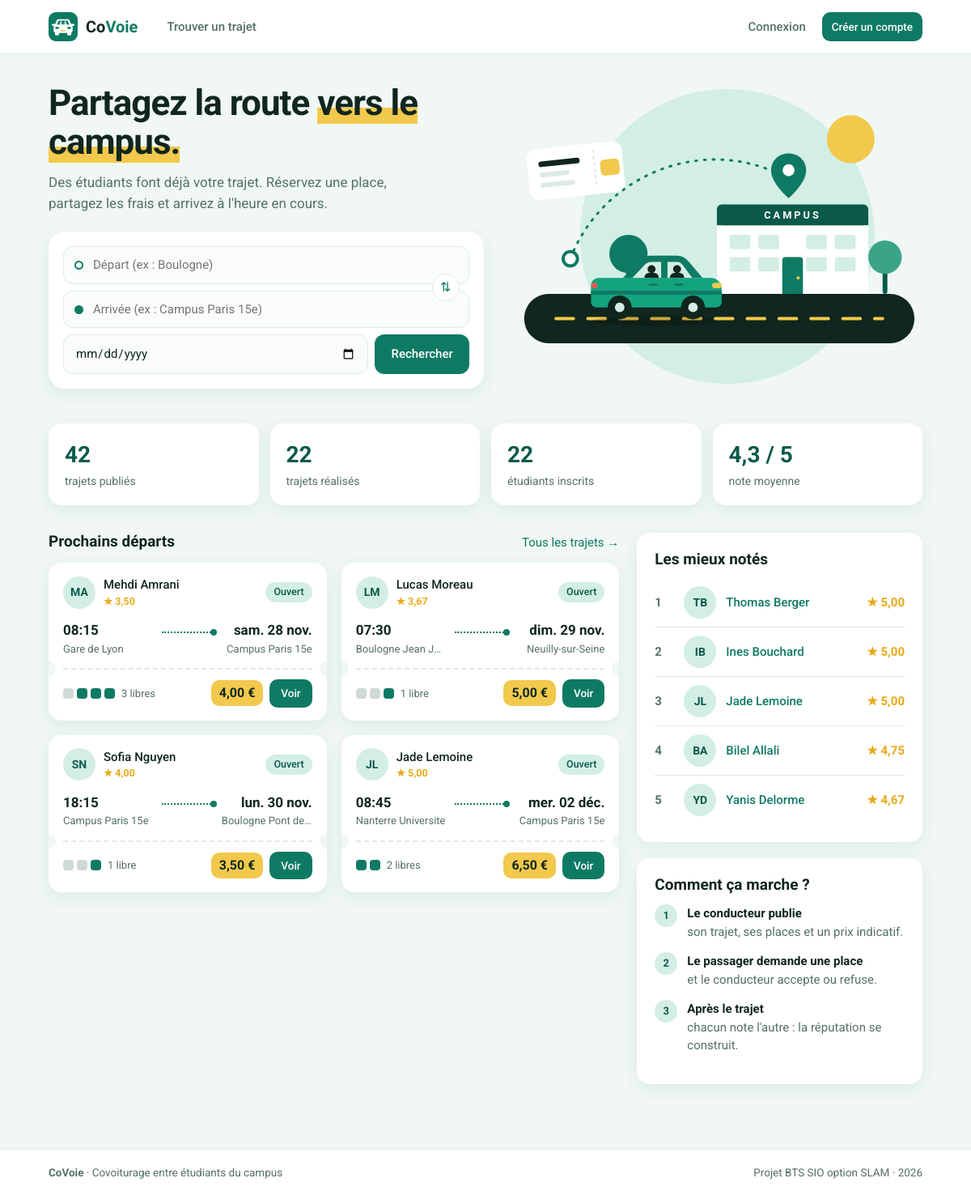
Before: / with the older database file.
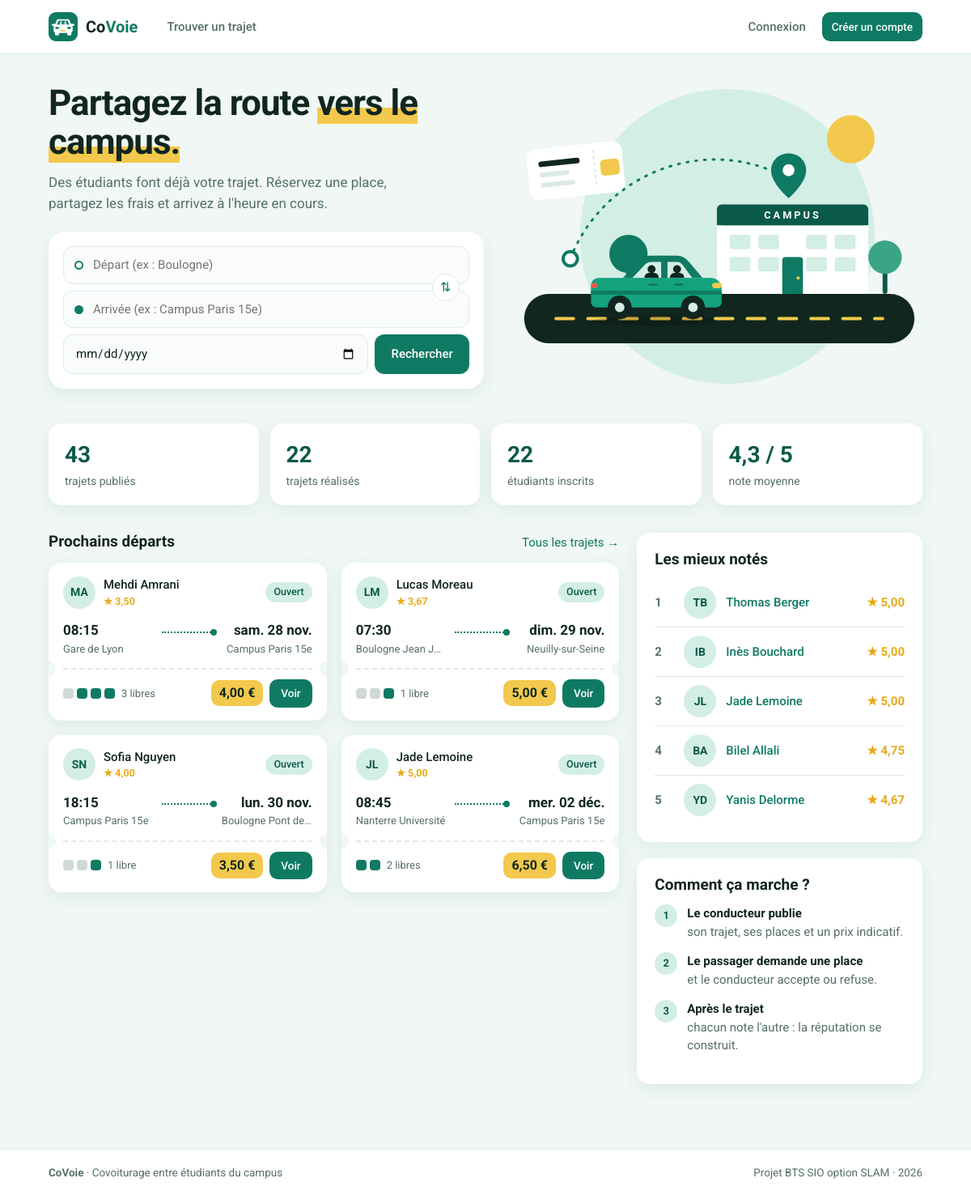
After: the same page with the newer database file.
### tables this page shows
CREATE TABLE trajets (
    id               INT(11)      NOT NULL AUTO_INCREMENT,
    origine          VARCHAR(120) NOT NULL,
    destination      VARCHAR(120) NOT NULL,
    date_heure       DATETIME     NOT NULL,
    places_totales   INT(2)       NOT NULL,
    places_restantes INT(2)       NOT NULL,
    statut           VARCHAR(10)  NOT NULL DEFAULT 'Ouvert',
    prix             DECIMAL(6,2) NOT NULL DEFAULT 0.00,
    id_conducteur    INT(11)      NOT NULL,

    PRIMARY KEY (id),
    KEY recherche (statut, date_heure),

    CONSTRAINT fk_trajet_conducteur
        FOREIGN KEY (id_conducteur) REFERENCES utilisateurs (id)
        ON DELETE CASCADE
);

CREATE TABLE utilisateurs (
    id               INT(11)      NOT NULL AUTO_INCREMENT,
    nom              VARCHAR(100) NOT NULL,
    email            VARCHAR(180) NOT NULL,
    mot_de_passe     VARCHAR(255) NOT NULL,
    role             VARCHAR(10)  NOT NULL DEFAULT 'membre',
    date_inscription DATETIME     NOT NULL,

    PRIMARY KEY (id),
    UNIQUE KEY email_unique (email)
);

### includes/fonctions.php (called while the page is built, shortened)
<?php
function estConnecte(): bool
{
    return isset($_SESSION['utilisateur']);
}
function afficherVue(string $vue, array $donnees = []): void
{
    extract($donnees);
    require 'vues/gabarit/en-tete.php';
    require 'vues/' . $vue . '.php';
    require 'vues/gabarit/pied.php';
}
function e($texte): string
{
    return htmlspecialchars((string) $texte, ENT_QUOTES, 'UTF-8');
}
function formaterHeure(string $date): string
{
    return date('H:i', strtotime($date));
}
function formaterJour(string $date): string
{
    $jours = ['dim.', 'lun.', 'mar.', 'mer.', 'jeu.', 'ven.', 'sam.'];
    $mois = ['janv.', 'févr.', 'mars', 'avr.', 'mai', 'juin', 'juil.', 'août', 'sept.', 'oct.', 'nov.', 'déc.'];
    $horodatage = strtotime($date);
    $jour = $jours[(int) date('w', $horodatage)];
    $nomMois = $mois[(int) date('n', $horodatage) - 1];
    return $jour . ' ' . date('d', $horodatage) . ' ' . $nomMois;
}
function formaterPrix(float $prix): string
{
    return number_format($prix, 2, ',', ' ') . ' €';
}
function formaterNote(?float $note): string
{
    return '★ ' . number_format($note, 2, ',', ' ');
}
function initiales(string $nom): string
{
    $initiales = '';
    foreach (explode(' ', $nom) as $mot) {
        if ($mot !== '') {
            $initiales .= mb_strtoupper(mb_substr($mot, 0, 1));
        }
    }
    return mb_substr($initiales, 0, 2);
}
function lienActif(string $page): string
{
    $pageCourante = 'accueil';
    return '';
}
function libelleStatut(string $statut): string
{
    $libelles = [
        'Ouvert' => 'Ouvert',
        'Complet' => 'Complet',
        'Termine' => 'Terminé',
        'En attente' => 'En attente',
        'Confirmee' => 'Confirmée',
        'Refusee' => 'Refusée'
    ];
    if (isset($libelles[$statut])) {
        return $libelles[$statut];
    }
    return $statut;
}
function classeStatut(string $statut): string
{
    return 'statut-' . strtolower(str_replace(' ', '-', $statut));
}

### controleurs/AccueilController.php (called while the page is built, shortened)
<?php
class AccueilController
{
    public function index(): void
    {
        $stats = Trajet::statistiques(null);
        $nombreMembres = (int) requete('SELECT COUNT(*) FROM utilisateurs')->fetchColumn();
        afficherVue('accueil/index', [
            'titre' => 'Accueil',
            'stats' => $stats,
            'nombreMembres' => $nombreMembres,
            'moyenneGenerale' => Avis::moyenneGenerale(),
            'prochainsTrajets' => Trajet::listerProchains(4),
            'meilleursMembres' => Utilisateur::meilleursMembres(5)
        ]);
    }
}

### index.php (called while the page is built, shortened)
<?php
require_once 'includes/connexion.php';
require_once 'includes/fonctions.php';
require_once 'includes/routes.php';
require_once 'modeles/Trajet.php';
require_once 'controleurs/AccueilController.php';
$page = 'accueil';
$nomMethode = $routes[$page][1];
$controleur = new $nomControleur();
$controleur->$nomMethode();

### modeles/Trajet.php (called while the page is built, shortened)
<?php
class Trajet
{
    public static function listerProchains(int $limite): array
    {
        $sql = self::SELECT_LISTE . " WHERE t.statut = 'Ouvert' AND t.places_restantes > 0 AND t.date_heure > ?
                ORDER BY t.date_heure LIMIT " . (int) $limite;
        return requete($sql, [date('Y-m-d H:i:s')])->fetchAll();
    }
    public static function statistiques(?int $idConducteur): array
    {
        $sql = "SELECT COUNT(*) AS publies,
                       SUM(CASE WHEN statut = 'Termine' THEN 1 ELSE 0 END) AS realises,
                       SUM(CASE WHEN statut = 'Ouvert'  THEN 1 ELSE 0 END) AS ouverts,
                       SUM(CASE WHEN statut = 'Complet' THEN 1 ELSE 0 END) AS complets,
                       SUM(places_totales - places_restantes) AS places_occupees,
                       SUM(places_totales) AS places_totales,
                       AVG(100.0 * (places_totales - places_restantes) / places_totales) AS taux
                FROM trajets";
        $parametres = [];
        $stats = requete($sql, $parametres)->fetch();
        return $stats;
    }
}

### includes/connexion.php (called while the page is built)
<?php
function connexionBdd(): PDO
{
    static $pdo = null;
    if ($pdo === null) {
        $dsn = 'mysql:host=' . BDD_HOTE . ';port=' . BDD_PORT . ';dbname=' . BDD_NOM . ';charset=utf8mb4';
        try {
            $pdo = new PDO($dsn, BDD_UTILISATEUR, BDD_MOT_DE_PASSE, [
                PDO::ATTR_ERRMODE => PDO::ERRMODE_EXCEPTION,
                PDO::ATTR_DEFAULT_FETCH_MODE => PDO::FETCH_ASSOC,
                PDO::ATTR_EMULATE_PREPARES => false
            ]);
        } catch (PDOException $erreur) {
            afficherErreur(500, 'Base de données inaccessible : lancez WAMP et importez sql/covoiturage.sql.');
        }
    }
    return $pdo;
}
function requete(string $sql, array $parametres = []): PDOStatement
{
    $resultat = connexionBdd()->prepare($sql);
    $resultat->execute($parametres);
    return $resultat;
}

### modeles/Utilisateur.php (called while the page is built, shortened)
<?php
class Utilisateur
{
    public static function meilleursMembres(int $limite): array
    {
        $sql = "SELECT u.id, u.nom, AVG(a.note) AS moyenne, COUNT(a.id) AS nb_avis
                FROM utilisateurs u
                JOIN avis a ON a.id_cible = u.id
                GROUP BY u.id, u.nom
                HAVING COUNT(a.id) >= 2
                ORDER BY moyenne DESC, nb_avis DESC
                LIMIT " . (int) $limite;
        return requete($sql)->fetchAll();
    }
}

### vues/gabarit/carte-trajet.php (the view)
<?php
$placesPrises = $t['places_totales'] - $t['places_restantes'];
?>
<article class="billet">
    <div class="billet-haut">
        <div class="conducteur">
            <span class="avatar"><?= e(initiales($t['nom_conducteur'])) ?></span>
            <div>
                <span class="nom"><?= e($t['nom_conducteur']) ?></span>
                <?php if ($t['note_conducteur'] === null) { ?>
                    <small class="note-vide">Pas encore noté</small>
                <?php } else { ?>
                    <small><span class="note"><?= formaterNote((float) $t['note_conducteur']) ?></span></small>
                <?php } ?>
            </div>
            <span class="statut <?= classeStatut($t['statut']) ?>"><?= libelleStatut($t['statut']) ?></span>
        </div>
        <div class="horaire">
            <div class="lieu">
                <b><?= formaterHeure($t['date_heure']) ?></b>
                <span title="<?= e($t['origine']) ?>"><?= e($t['origine']) ?></span>
            </div>
            <div class="trait"></div>
            <div class="lieu arrivee">
                <b><?= formaterJour($t['date_heure']) ?></b>
                <span title="<?= e($t['destination']) ?>"><?= e($t['destination']) ?></span>
            </div>
        </div>
    </div>
    <div class="decoupe"></div>
    <div class="billet-bas">
        <div class="sieges" title="<?= $t['places_restantes'] ?> place(s) libre(s)">
            <?php for ($i = 1; $i <= $t['places_totales']; $i++) { ?>
                <i class="siege<?= $i <= $placesPrises ? ' pris' : '' ?>"></i>
            <?php } ?>
            <span><?= $t['places_restantes'] ?> libre<?= $t['places_restantes'] > 1 ? 's' : '' ?></span>
        </div>
        <div class="actions">
            <span class="tampon"><?= formaterPrix((float) $t['prix']) ?></span>
            <a class="bouton bouton-petit" href="index.php?page=trajet&amp;id=<?= $t['id'] ?>">Voir</a>
        </div>
    </div>
</article>

### vues/gabarit/en-tete.php (shortened to what this page needs)
<!DOCTYPE html>
<html lang="fr">
<head>
    <link rel="stylesheet" href="css/style.css">
</head>
<body>
<header class="entete">
    <div class="conteneur">
        <a class="marque" href="index.php">
            <img src="images/logo.svg" alt="">
            <span>Co<em>Voie</em></span>
        </a>
        <nav class="menu" id="menu">
            <a href="index.php?page=trajets"<?= lienActif('trajets') ?>>Trouver un trajet</a>
            <div class="droite">
                <?php if (estConnecte()) { ?>
                    <a class="moi" href="index.php?page=profil">
                        <span class="avatar"><?= e(initiales(nomConnecte())) ?></span>
                        <?= e(nomConnecte()) ?>
                    </a>
                    <form method="post" action="index.php?page=deconnexion">
                        <?= champCsrf() ?>
                        <button class="bouton bouton-contour bouton-petit" type="submit">Déconnexion</button>
                    </form>
                <?php } else { ?>
                    <a href="index.php?page=connexion"<?= lienActif('connexion') ?>>Connexion</a>
                    <a class="bouton bouton-petit" href="index.php?page=inscription">Créer un compte</a>
                <?php } ?>
            </div>
        </nav>
    </div>
</header>
<main class="conteneur">

### vues/accueil/index.php (shortened to what this page needs)
<section class="hero">
    <div>
        <h1>Partagez la route <em>vers le campus.</em></h1>
        <p class="intro">Des étudiants font déjà votre trajet. Réservez une place, partagez les frais et arrivez à l'heure en cours.</p>
        <form class="recherche" method="get" action="index.php">
            <div class="recherche-lieux">
                <div class="champ-lieu">
                    <i class="point"></i>
                    <input type="text" name="depart" id="depart" placeholder="Départ (ex : Boulogne)" aria-label="Départ">
                </div>
                <div class="champ-lieu">
                    <i class="point fin"></i>
                    <input type="text" name="arrivee" id="arrivee" placeholder="Arrivée (ex : Campus Paris 15e)" aria-label="Arrivée">
                </div>
                <button type="button" class="bouton-inverser" data-inverser title="Inverser départ et arrivée">⇅</button>
            </div>
            <div class="recherche-bas">
                <input type="date" name="date" aria-label="Date du trajet">
                <button class="bouton" type="submit">Rechercher</button>
            </div>
        </form>
    </div>
    <img src="images/illustration-accueil.svg" alt="Une voiture partagée roule vers le campus">
</section>
<section class="chiffres">
    <div class="chiffre"><b><?= $stats['publies'] ?></b><span>trajets publiés</span></div>
    <div class="chiffre"><b><?= $stats['realises'] ?></b><span>trajets réalisés</span></div>
    <div class="chiffre"><b><?= $nombreMembres ?></b><span>étudiants inscrits</span></div>
    <div class="chiffre">
        <b><?= $moyenneGenerale === null ? '–' : number_format($moyenneGenerale, 1, ',', ' ') . ' / 5' ?></b>
        <span>note moyenne</span>
    </div>
</section>
<div class="deux-colonnes">
    <section>
        <div class="section">
            <h2>Prochains départs</h2>
            <a href="index.php?page=trajets">Tous les trajets →</a>
        </div>
        <?php if (count($prochainsTrajets) === 0) { ?>
            <div class="vide"><b>Aucun départ prévu</b>Soyez le premier à publier un trajet.</div>
        <?php } else { ?>
            <div class="grille-billets">
                <?php foreach ($prochainsTrajets as $t) {
                    require 'vues/gabarit/carte-trajet.php';
                } ?>
            </div>
        <?php } ?>
    </section>
    <aside>
        <div class="carte">
            <h2>Les mieux notés</h2>
            <ol class="classement">
                <?php foreach ($meilleursMembres as $rang => $membre) { ?>
                    <li>
                        <span class="rang"><?= $rang + 1 ?></span>
                        <span class="avatar"><?= e(initiales($membre['nom'])) ?></span>
                        <a class="nom" href="index.php?page=profil&amp;id=<?= $membre['id'] ?>"><?= e($membre['nom']) ?></a>
                        <span class="note"><?= formaterNote((float) $membre['moyenne']) ?></span>
                    </li>
                <?php } ?>
            </ol>
        </div>
        <div class="carte">
            <h2>Comment ça marche ?</h2>
            <ol class="etapes-accueil">
                <li><b>Le conducteur publie</b>son trajet, ses places et un prix indicatif.</li>
                <li><b>Le passager demande une place</b>et le conducteur accepte ou refuse.</li>
                <li><b>Après le trajet</b>chacun note l'autre : la réputation se construit.</li>
            </ol>
        </div>
    </aside>
</div>

### vues/gabarit/pied.php (shortened to what this page needs)
</main>
<footer class="pied">
    <div class="conteneur">
        <span><strong>CoVoie</strong> · <?= SLOGAN_APPLICATION ?></span>
        <span>Projet BTS SIO option SLAM · <?= date('Y') ?></span>
    </div>
</footer>
</body>
</html>

Changed rows visible on the page:
changed trajets "mer. 02 déc.": origine "Nanterre Universite" → "Nanterre Université"
changed utilisateurs "IB": nom "Ines Bouchard" → "Inès Bouchard"
Other visible differences:
$stats['publies']: "42" → "43"
